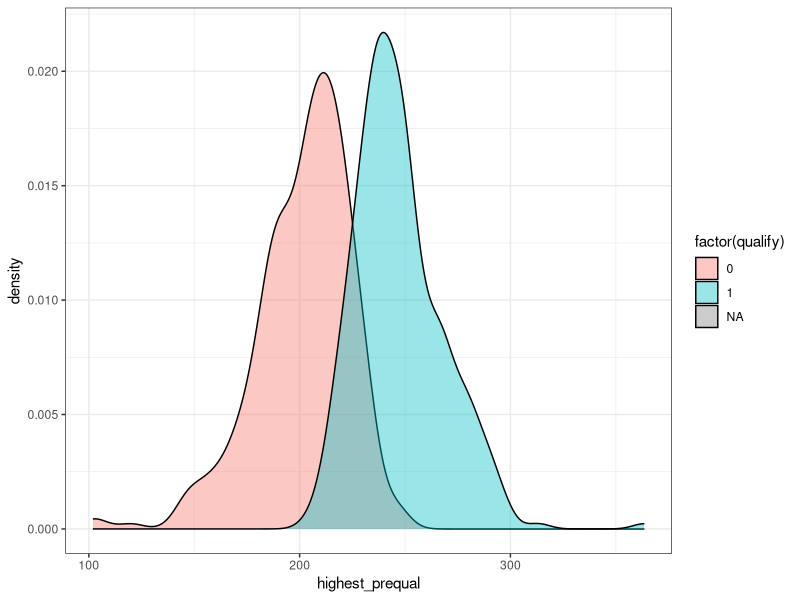
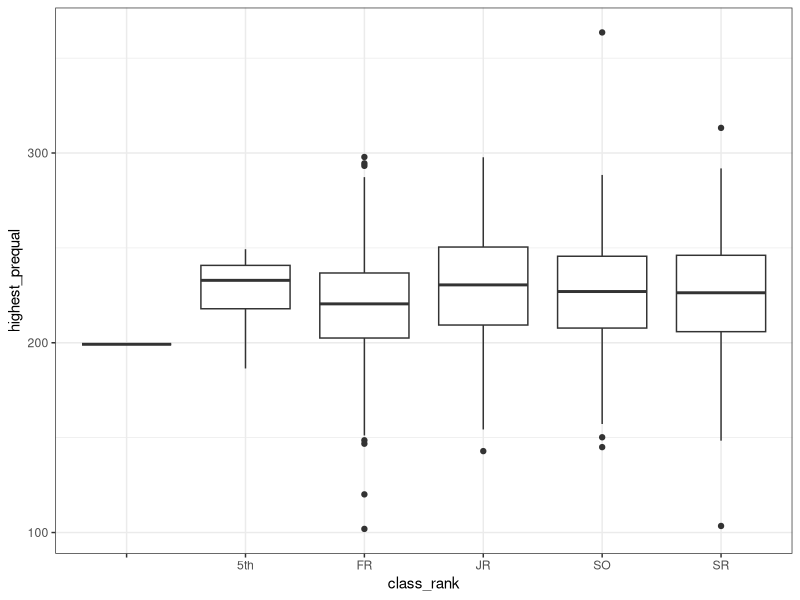
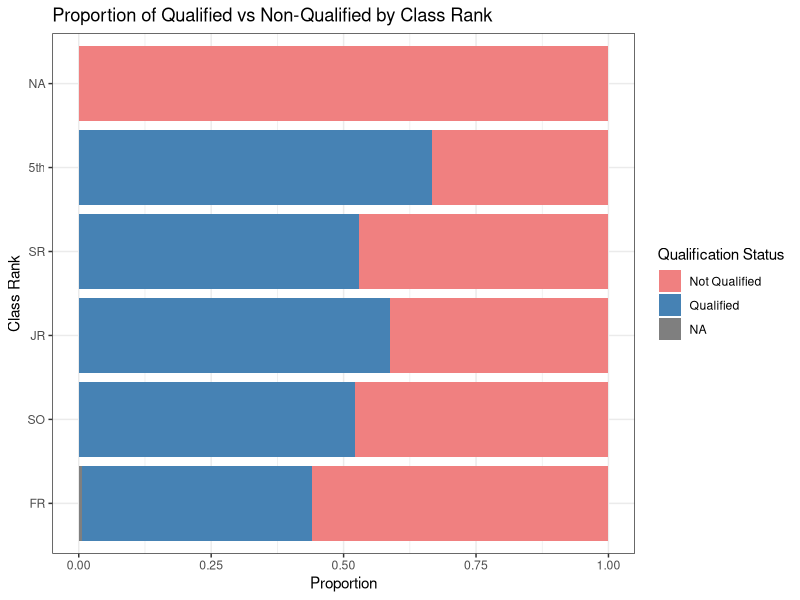
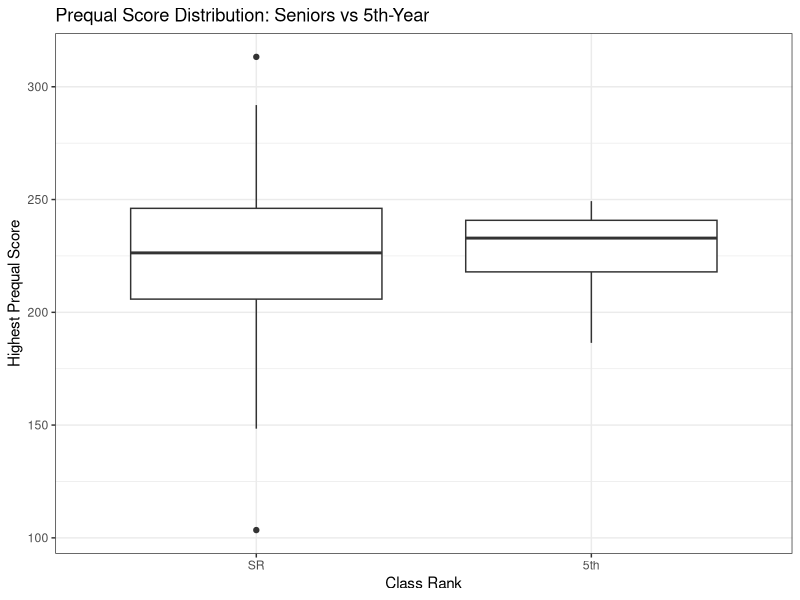
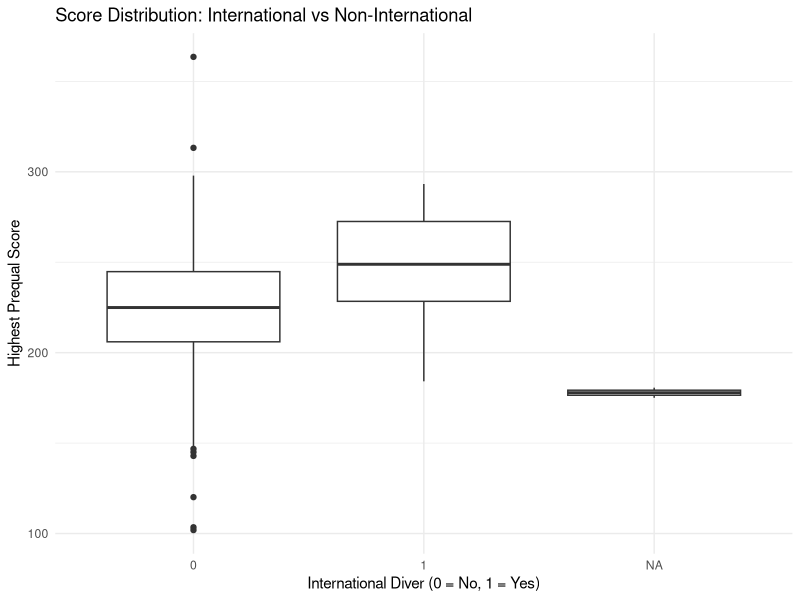
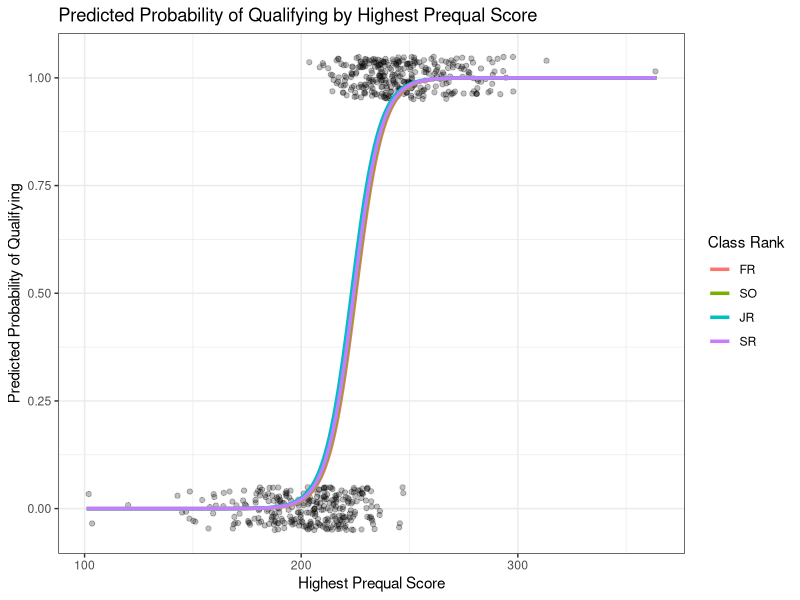

Source code (R) for these figures, in order:
## ---- chunk 1
knitr::opts_chunk$set(echo = TRUE,
                      messsage = FALSE,
                      warning = FALSE)
## ---- chunk 2
library(dplyr)
library(ggplot2)
library(tidyverse)
## ---- chunk 3
setwd("C:/Users/cyuni/OneDrive/Documents/spring 26/STA 475/ncaa_project/")
## ---- chunk 4
# data <- read.csv("C:\\Users\\douth\\Downloads\\womens_individual.csv")
data <- read.csv("womens_individual.csv")
head(data)
## ---- chunk 5
yearly_data_1m_prequal <- data %>%
  group_by(Year) %>%
  summarise(Avg_Score = mean(X1m_prequal, na.rm=TRUE))

yearly_data_1m_prequal
## ---- chunk 6
yearly_data_3m_prequal <- data %>%
  group_by(Year) %>%
  summarise(Avg_Score = mean(X3m_prequal, na.rm=TRUE))

yearly_data_3m_prequal
## ---- chunk 7
yearly_data_1m_prequal <- data %>%
  group_by(Year) %>%
  summarise(Min_Score = min(X1m_prequal, na.rm=TRUE))

yearly_data_1m_prequal
## ---- chunk 8
yearly_data_3m_prequal <- data %>%
  group_by(Year) %>%
  summarise(Min_Score = min(X3m_prequal, na.rm=TRUE))

yearly_data_3m_prequal
## ---- chunk 9
new_data <- data %>%
  mutate(highest_prequal = pmax(X1m_prequal, X3m_prequal, na.rm=TRUE))

## ---- chunk 10
yearly_data_highest_prequal <- new_data %>%
  group_by(Year) %>%
  summarise(Min_Score = min(highest_prequal, na.rm=TRUE))

head(yearly_data_highest_prequal)
## ---- chunk 11
yearly_sd <- new_data %>%
  group_by(Year) %>%
  summarise(sd_score = sd(highest_prequal, na.rm=TRUE))
## ---- chunk 12
# separate qualified divers and non qualified divers
qualified_prequal <- new_data %>%
  filter(qualify == 1)

nonqualified_prequal <- new_data %>%
  filter(qualify == 0)
## ---- chunk 13
yearly_qualified_highest_prequal <- qualified_prequal %>%
  group_by(Year) %>%
  summarise(Min_Score = min(highest_prequal, na.rm=TRUE))
## ---- chunk 14
yearly_nonqualified_highest_prequal <- nonqualified_prequal %>%
  group_by(Year) %>%
  summarise(Min_Score = min(highest_prequal, na.rm=TRUE))
## ---- chunk 15
ggplot(new_data, aes(x = highest_prequal, fill = factor(qualify))) +
  geom_density(alpha = 0.4) +
  theme_bw()
## ---- chunk 16
ggplot(new_data, aes(x = class_rank, y = highest_prequal)) +
  geom_boxplot() +
  theme_bw()
## ---- chunk 17
new_data$class_rank <- factor(new_data$class_rank,
                              levels = c("FR", "SO", "JR", "SR", "5th"))

ggplot(new_data, aes(x = class_rank, fill = factor(qualify))) +
  geom_bar(position = "fill") +
  coord_flip() +
  labs(
    title = "Proportion of Qualified vs Non-Qualified by Class Rank",
    x = "Class Rank",
    y = "Proportion",
    fill = "Qualification Status"
  ) +
  scale_fill_manual(
    values = c("0" = "lightcoral", "1" = "steelblue"),
    labels = c("0" = "Not Qualified", "1" = "Qualified")
  ) +
  theme_bw()
## ---- chunk 18
new_data %>%
  count(class_rank == "5th")
## ---- chunk 19
new_data %>%
  filter(class_rank %in% c("SR", "5th")) %>%
  group_by(class_rank) %>%
  summarise(
    n = n(),
    qualify_rate = mean(qualify, na.rm = TRUE)
  )
## ---- chunk 20
ggplot(
  new_data %>% filter(class_rank %in% c("SR", "5th")),
  aes(x = class_rank, y = highest_prequal)
) +
  geom_boxplot() +
  labs(
    title = "Prequal Score Distribution: Seniors vs 5th-Year",
    x = "Class Rank",
    y = "Highest Prequal Score"
  ) +
  theme_bw()
## ---- chunk 21
# merging 5th years to senior class rank
new_data <- new_data %>%
  mutate(
    class_rank = recode(class_rank, "5th" = "SR")
  )

# verifying that 5th years are merged
table(data$class_rank)
table(new_data$class_rank)
## ---- chunk 22
team_summary <- new_data %>%
  group_by(Team) %>%
  summarise(
    n = n(),
    avg_score = mean(highest_prequal, na.rm = TRUE),
    median_score = median(highest_prequal, na.rm = TRUE),
    sd_score = sd(highest_prequal, na.rm = TRUE),
    min_score = min(highest_prequal, na.rm = TRUE),
    max_score = max(highest_prequal, na.rm = TRUE),
    qualify_rate = mean(qualify),
    qualify_count = sum(qualify)
  ) %>%
  arrange(desc(avg_score))

#team_summary
## ---- chunk 23
intl_summary <- new_data %>%
  group_by(international) %>%
  summarise(
    Min_Score = min(highest_prequal, na.rm = TRUE),
    count = n()
  )

intl_summary
## ---- chunk 24
ggplot(new_data, aes(x = factor(international), y = highest_prequal)) +
  geom_boxplot() +
  labs(
    title = "Score Distribution: International vs Non-International",
    x = "International Diver (0 = No, 1 = Yes)",
    y = "Highest Prequal Score"
  ) +
  theme_minimal()
## ---- chunk 25
t.test(highest_prequal ~ international, data = new_data)
## ---- chunk 26
library(dplyr)
library(ggplot2)
library(forcats)
library(broom)
## ---- chunk 27
model_data <- new_data %>%
  mutate(
    # order the ranks
    class_rank = factor(class_rank, levels = c("FR", "SO", "JR", "SR")),
    # convert to binary for international 
    international = factor(international, levels = c(0, 1), labels = c("No", "Yes"))
  ) %>%
  # remove all NAs
  filter(!is.na(highest_prequal),
         !is.na(qualify),
         !is.na(class_rank))
## ---- chunk 28
# fit logistic regression with only prequal scores

fit <- glm(
  qualify ~ highest_prequal,
  data= model_data,
  family = binomial
)

summary(fit)
## ---- chunk 29
# add class as predictor
fit2 <- glm(
  qualify ~ highest_prequal + class_rank,
  data= model_data,
  family = binomial
)

summary(fit2)
## ---- chunk 30
# main effects and interaction with prequal and class
fit3 <- glm(
  qualify ~ highest_prequal * class_rank,
  data = model_data,
  family = binomial
)

summary(fit3)
## ---- chunk 31
score_grid <- expand.grid(
  highest_prequal = seq(
    floor(min(model_data$highest_prequal, na.rm = TRUE)),
    ceiling(max(model_data$highest_prequal, na.rm = TRUE)),
    by = 1
  ),
  class_rank = levels(model_data$class_rank)
)

# predicting for the logistic model iwth 
score_grid$pred_prob <- predict(
  fit2,
  newdata = score_grid,
  type = "response"
)

# plotting probability of qualifying threshold by class rank
ggplot(model_data, aes(x = highest_prequal, y = qualify)) +
  geom_jitter(height = 0.05, width = 0, alpha = 0.25) +
  geom_line(
    data = score_grid,
    aes(x = highest_prequal, y = pred_prob, color = class_rank),
    linewidth = 1.2
  ) +
  labs(
    title = "Predicted Probability of Qualifying by Highest Prequal Score",
    x = "Highest Prequal Score",
    y = "Predicted Probability of Qualifying",
    color = "Class Rank"
  ) +
  theme_bw()
